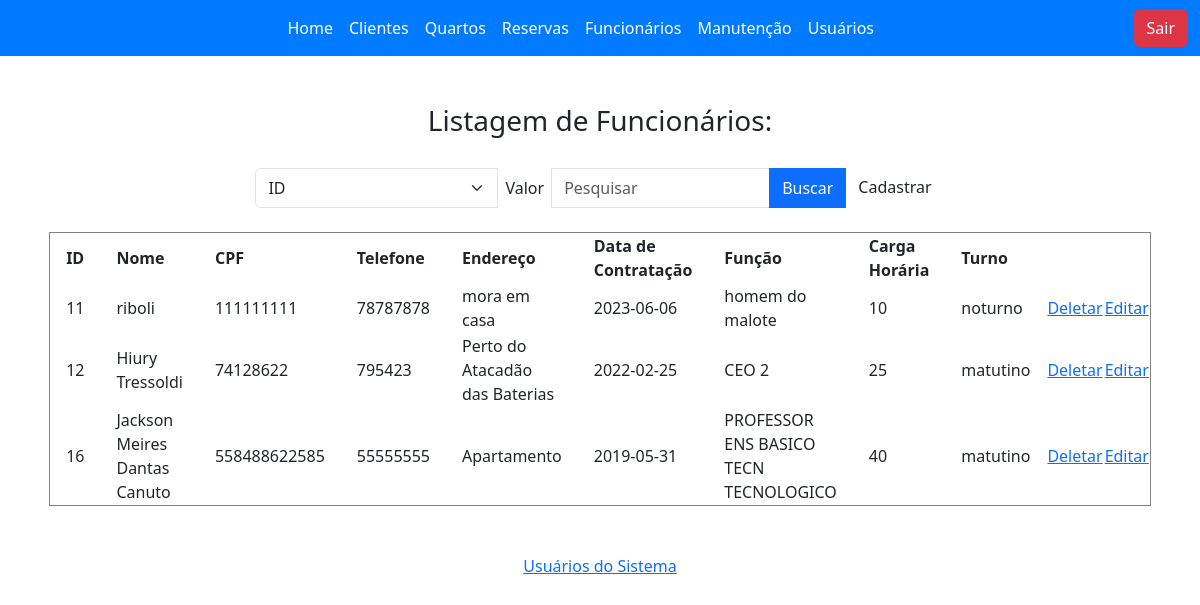
The app's page /view/funcionarioList.php with its own data.
### tables this page shows
CREATE TABLE `funcionario` (
  `id` mediumint(9) NOT NULL,
  `nome` varchar(150) NOT NULL,
  `cpf` varchar(150) NOT NULL,
  `telefone` varchar(150) NOT NULL,
  `endereco` varchar(150) NOT NULL,
  `data_contratacao` varchar(45) NOT NULL,
  `funcao` varchar(150) NOT NULL,
  `carga_horaria` int(11) NOT NULL,
  `turno` varchar(150) NOT NULL
);

### model/DB.class.php (called while the page is built, shortened)
<?php
class BD
{
    private $host = "php-mysql";
    private $dbname = "db_aula";
    private $port = 3306;
    private $usuario = "root";
    private $senha = "root";
    private $db_charset = "utf8";
    public function conn()
    {
        $conn = "mysql:host=$this->host;dbname=$this->dbname;port=$this->port";
        return new PDO(
            $conn,
            $this->usuario,
            $this->senha,
            [PDO::MYSQL_ATTR_INIT_COMMAND => "SET NAMES " . $this->db_charset]
        );
    }
    public function select($nome_tabela)
    {
        $conn = $this->conn();
        $sql = "SELECT * FROM $nome_tabela;";
        $st = $conn->prepare($sql);
        $st->execute();
        return $st->fetchAll(PDO::FETCH_CLASS);
    }
}

### controller/funcionarioController.php (called while the page is built, shortened)
<?php
include "../model/DB.class.php";
class funcionarioController
{
    private $model;
    private $table = "funcionario";
    public function __construct()
    {
        $this->model = new BD();
    }
    public function carregar()
    {
        return $this->model->select($this->table);
    }
}

### view/funcionarioList.php (the view, shortened to what this page needs)
<?php
include_once '../controller/funcionarioController.php';
include "base/header.php";
$funcionario = new funcionarioController();
if (!empty($_POST)) {
    $load = $funcionario->pesquisar($_POST);
} else {
    $load = $funcionario->carregar();
}
?>
<div class="p-5 w-100 d-flex justify-content-center">
    <h3 style="margin-bottom: -3rem;">Listagem de Funcionários:</h3>
</div>
<div class="d-flex justify-content-center">
</div>
<div class="d-flex w-100 justify-content-center">
    <div class="d-flex w-75 justify-content-center flex-wrap">
        <form action="funcionarioList.php" method="post" class="mb-4">
            <div class="input-group">
                <select name="campo" class="form-select">
                    <option value="id">ID</option>
                </select>
                <label class="p-2">Valor</label>
                <input type="text" name="valor" placeholder="Pesquisar" class="form-control" />
                <button type="submit" class="btn btn-primary">Buscar</button>
                <a class="btn btn-tertiary" href="./funcionarioForm.php">Cadastrar</a>
            </div>
        </form>
        <table border="1" style="margin-bottom:3rem;">
            <tr>
                <th style="padding-left: 1rem; padding-right: 1rem;">ID</th>
                <th style="padding-left: 1rem; padding-right: 1rem;">Nome</th>
                <th style="padding-left: 1rem; padding-right: 1rem;">CPF</th>
                <th style="padding-left: 1rem; padding-right: 1rem;">Telefone</th>
                <th style="padding-left: 1rem; padding-right: 1rem;">Endereço</th>
                <th style="padding-left: 1rem; padding-right: 1rem;">Data de Contratação</th>
                <th style="padding-left: 1rem; padding-right: 1rem;">Função</th>
                <th style="padding-left: 1rem; padding-right: 1rem;">Carga Horária</th>
                <th style="padding-left: 1rem; padding-right: 1rem;">Turno</th>
                <th></th>
                <th></th>
            </tr>
            <?php
            foreach ($load as $item) {
                echo "<tr>";
                echo "<td style='padding-left: 1rem; padding-right: 1rem;'>" . $item->id . "</td>";
                echo "<td style='padding-left: 1rem; padding-right: 1rem;'>" . $item->nome . "</td>";
                echo "<td style='padding-left: 1rem; padding-right: 1rem;'>" . $item->telefone . "</td>";
                echo "<td style='padding-left: 1rem; padding-right: 1rem;'>" . $item->cpf . "</td>";
                echo "<td style='padding-left: 1rem; padding-right: 1rem;'>" . $item->endereco . "</td>";
                echo "<td style='padding-left: 1rem; padding-right: 1rem;'>" . $item->data_contratacao . "</td>";
                echo "<td style='padding-left: 1rem; padding-right: 1rem;'>" . $item->funcao . "</td>";
                echo "<td style='padding-left: 1rem; padding-right: 1rem;'>" . $item->carga_horaria . "</td>";
                echo "<td style='padding-left: 1rem; padding-right: 1rem;'>" . $item->turno . "</td>";
                echo "<td><a onclick='return confirm(\"Deseja Excluir? \")' href='funcionarioList.php?id=$item->id'>Deletar</a></td>";
                echo "<td><a href='funcionarioForm.php?id=$item->id'>Editar</a></td>";
            }
            ?>
        </table>
    </div>
</div>
<div class="d-flex justify-content-center">
    <a href="./usuarioList.php" class="mb-5">Usuários do Sistema</a>
</div>

### records on screen
funcionario: id "11", nome "riboli", telefone "111111111", cpf "78787878", endereco "mora em casa", data_contratacao "2023-06-06", funcao "homem do malote", carga_horaria "10", turno "noturno"
funcionario: id "12", nome "Hiury Tressoldi", telefone "74128622", cpf "795423", endereco "Perto do Atacadão das Baterias", data_contratacao "2022-02-25", funcao "CEO 2", carga_horaria "25", turno "matutino"
funcionario: id "16", nome "Jackson Meires Dantas Canuto", telefone "558488622585", cpf "55555555", endereco "Apartamento", data_contratacao "2019-05-31", funcao "PROFESSOR ENS BASICO TECN TECNOLOGICO", carga_horaria "40", turno "matutino"
